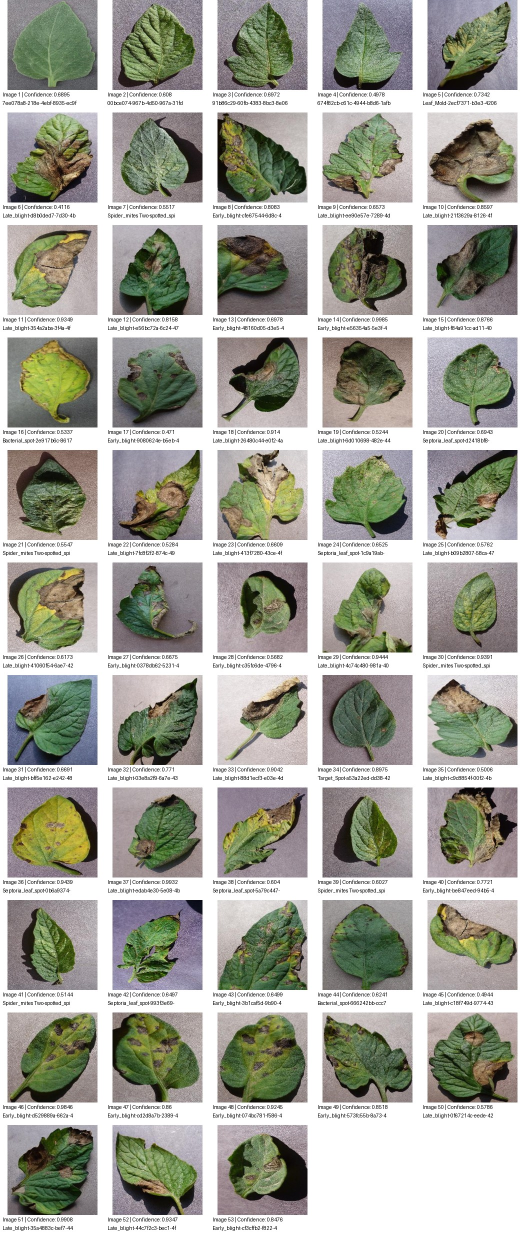
#> input picture training_outputs/tomato_to_potato_review.jpg, 1050 x 2475 px, given in place of 7ee078a8-218e-4ebf-8935-ec9f844ab744___GH_HL Leaf 212.9.JPG, which was not available (shown at 1/2 size)
$ python create_contact_sheet.py
#> lines starting #> are read from the running program, lines starting #| are printed output that depends on the picture
from pathlib import Path
import pandas as pd
from PIL import Image, ImageDraw
import math

PROJECT = Path(__file__).resolve().parent
OUTPUT = PROJECT / "training_outputs"

# Read misclassified image report
df = pd.read_csv(OUTPUT / "crop_misclassified_images.csv")
#> (reads training_outputs/crop_misclassified_images.csv from the repository)

# Select Tomato images predicted as Potato
df = df[
    (df["actual_crop"] == "Tomato") &
    (df["predicted_crop"] == "Potato")
].reset_index(drop=True)

if len(df) == 0:
    print("No Tomato-to-Potato images found.")
    raise SystemExit

# Contact sheet settings
THUMB_W = 180
THUMB_H = 180
CELL_W = 210
CELL_H = 225
COLS = 5
ROWS = math.ceil(len(df) / COLS)

sheet = Image.new(
    "RGB",
    (COLS * CELL_W, ROWS * CELL_H),
    "white"
)
#> sheet: PIL image 1050x2475 RGB; every value is 255

draw = ImageDraw.Draw(sheet)

for i, row in df.iterrows():
    path = Path(row["image_path"])

    try:
        img = Image.open(path).convert("RGB")
#> img is the input picture: PIL image 1050x2475 RGB; mean R, G, B 165.9, 166.8, 156.2
        img.thumbnail((THUMB_W, THUMB_H))
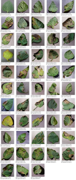
#> img: PIL image 76x180 RGB; mean R, G, B 165.6, 166.5, 155.9

        x = (i % COLS) * CELL_W
        y = (i // COLS) * CELL_H

        img_x = x + (CELL_W - img.width) // 2
#> img_x = 67
        sheet.paste(img, (img_x, y))
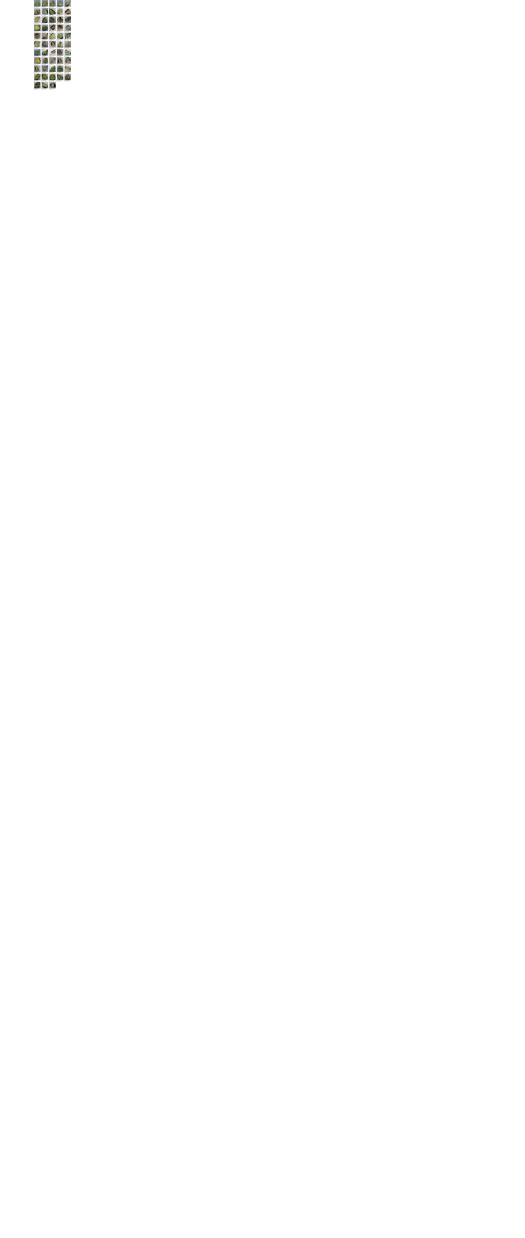
#> sheet: PIL image 1050x2475 RGB (shown at 1/2 size); mean R, G, B 254.5, 254.5, 254.5

        draw.text(
            (x + 5, y + 183),
            f"Image {i + 1} | Confidence: {row['confidence']}",
            fill="black"
        )
        draw.text(
            (x + 5, y + 200),
            path.name[:28],
            fill="black"
        )

    except Exception as e:
        print(f"Could not load {path}: {e}")

# Save contact sheet
output_path = OUTPUT / "tomato_to_potato_review.jpg"
sheet.save(output_path, quality=90)
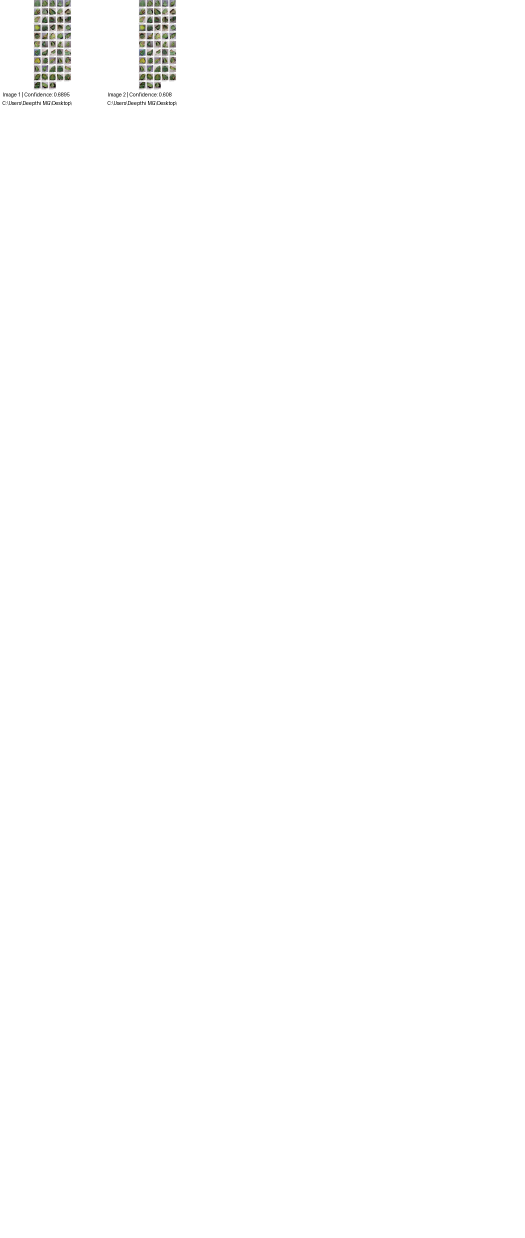
#> saved as tomato_to_potato_review.jpg: PIL image 1050x2475 RGB (shown at 1/2 size); mean R, G, B 253.9, 253.9, 253.8

# Save image-number mapping
mapping = df.copy()
mapping.insert(0, "review_number", range(1, len(df) + 1))
mapping.to_csv(
    OUTPUT / "tomato_to_potato_mapping.csv",
    index=False
)

print("Images included:", len(df))
print("Contact sheet saved:", output_path)
#| Contact sheet saved: training_outputs/tomato_to_potato_review.jpg
print("Image mapping saved:", OUTPUT / "tomato_to_potato_mapping.csv")
